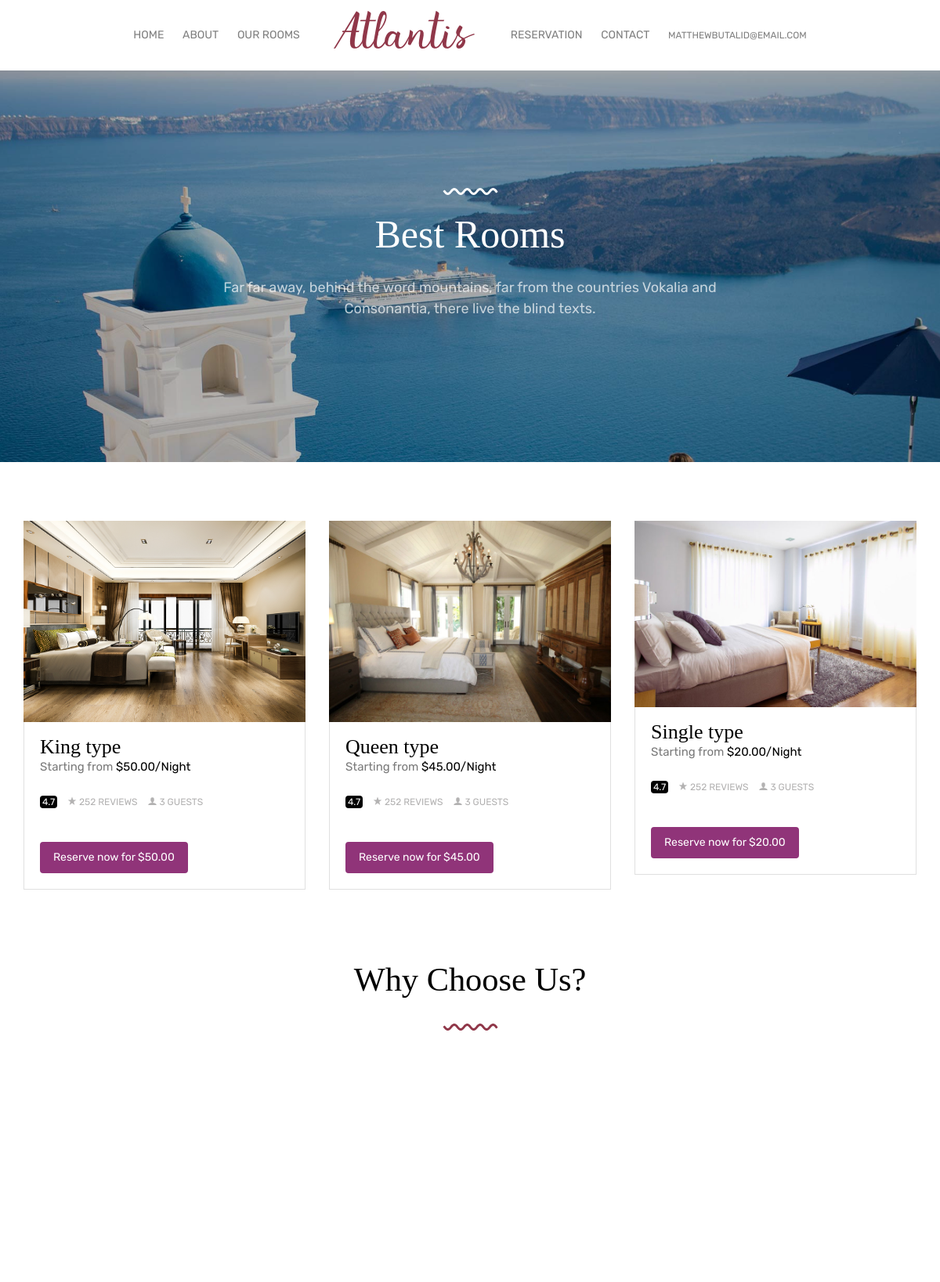
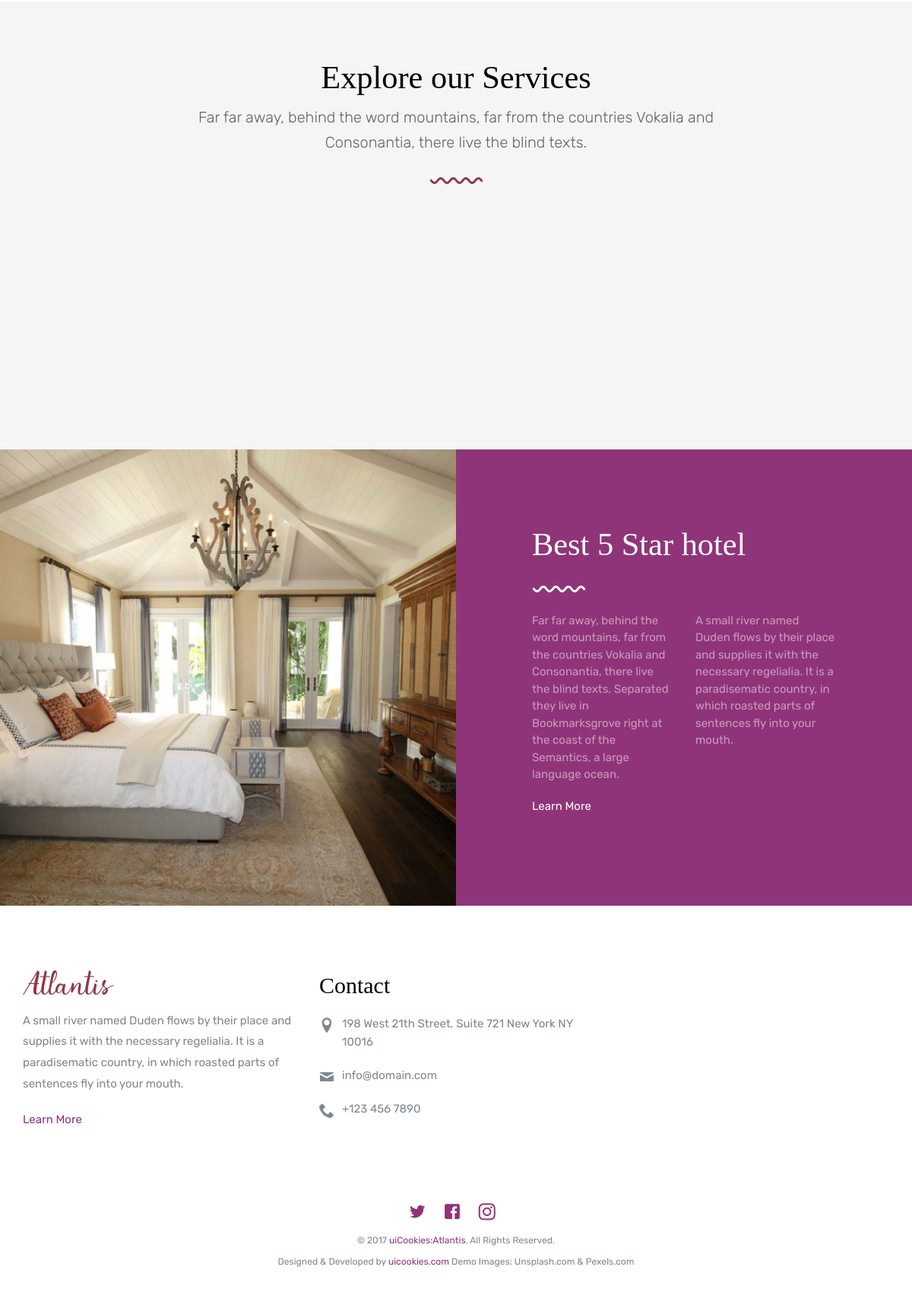
The app's page /rooms.php (signed in) with its own data (2 pictures, top to bottom).
### tables this page shows
CREATE TABLE `slider` (
  `id` int(11) NOT NULL,
  `image` varchar(100) NOT NULL,
  `header` varchar(100) NOT NULL,
  `description` varchar(100) NOT NULL
);

CREATE TABLE `room` (
  `id` int(11) NOT NULL,
  `title` varchar(300) NOT NULL,
  `type` varchar(300) NOT NULL,
  `image` varchar(300) NOT NULL,
  `description` varchar(300) NOT NULL,
  `quantity` int(50) NOT NULL,
  `price` decimal(10,2) NOT NULL
);

### rooms.php (the view, shortened to what this page needs)
<?php
$roomdb = "room";
include('security.php');
include('header.php');
?>
<?php
 $query = "SELECT * FROM slider";
 $query_run = mysqli_query($connection, $query);
 if($query_run)
 {
    $row = mysqli_fetch_assoc($query_run);
    $image = $row['image'];
?>
<section class="probootstrap-slider flexslider probootstrap-inner">
    <ul class="slides">
       <li style="background-image: url(admin/upload/<?php echo $image;?>);" class="overlay">
          <div class="container">
            <div class="row">
              <div class="col-md-10 col-md-offset-1">
                <div class="probootstrap-slider-text text-center">
                  <p><img src="img/curve_white.svg" class="seperator probootstrap-animate" alt="Free HTML5 Bootstrap Template"></p>
                  <h1 class="probootstrap-heading probootstrap-animate">Best Rooms</h1>
                  <div class="probootstrap-animate probootstrap-sub-wrap">Far far away, behind the word mountains, far from the countries Vokalia and Consonantia, there live the blind texts.</div>
                </div>
              </div>
            </div>
          </div>
        </li>
    </ul>
  </section>
<?php
 }
?>
  <section class="probootstrap-section">
  <?php
      $query = "SELECT * FROM $roomdb";
      $query_run = mysqli_query($connection, $query);
            ?>
    <div class="container">
      <div class="row">
      <?php
            if(mysqli_num_rows($query_run) > 0)
            {
                while($row = mysqli_fetch_assoc($query_run))
                {
          ?>
        <?php
        echo '
        <div class="col-md-4 col-sm-6 col-xs-12">
          <div class="probootstrap-room">
            <a href="#"><img src="admin/upload/'.$row['image'].'" alt="Free Bootstrap Template by uicookies.com" class="img-responsive"></a>
            <div class="text">
              <h3>'.$row['type'].'</h3>
              <p>Starting from <strong>$'.$row['price'].'/Night</strong></p>
              <div class="post-meta mb30">
                <ul>
                  <li><span class="review-rate">4.7</span> <i class="icon-star"></i> 252 Reviews</li>
                  <li><i class="icon-user2"></i> 3 Guests</li>
                </ul>
              </div>
              <form action="reservation.php" method="post">
              <p> <button  type="submit" name="book_btn" class="btn btn-primary">Reserve now for $'.$row['price'].'</button></p>
              </form>
            </div>
          </div>
        </div>';
        ?>
      <?php
              }
          }
          else {
            echo "No Record Found";
          }
          ?>
      </div>
      <div class="row">
        <div class="col-md-12 text-center">
          <h2>Why Choose Us?</h2>
          <p class="mb50"><img src="img/curve.svg" class="svg" alt="Free HTML5 Bootstrap Template"></p>
        </div>
        <div class="col-md-4">
        </div>
        <div class="col-md-4">
        </div>
        <div class="col-md-4">
        </div>
      </div>
    </div>
  </section>
  <section class="probootstrap-section probootstrap-section-dark">
    <div class="container">
      <div class="row mb30">
        <div class="col-md-8 col-md-offset-2 probootstrap-section-heading text-center">
          <h2>Explore our Services</h2>
          <p class="lead">Far far away, behind the word mountains, far from the countries Vokalia and Consonantia, there live the blind texts.</p>
          <p><img src="img/curve.svg" class="svg" alt="Free HTML5 Bootstrap Template"></p>
        </div>
      </div>
      <div class="row">
        <div class="col-md-4">
        </div>
        <div class="col-md-4">
        </div>
        <div class="col-md-4">
        </div>
      </div>
    </div>
  </section>
  <?php
   $slider_run = mysqli_query($connection, $query);
   if($slider_run)
   {
      $count = 1;
      while($slider_row = mysqli_fetch_assoc($slider_run))
      {
        if($count == 2)
        {
          $imgF = $slider_row['image'];
        }
        $count = $count + 1;
      }
?>
  <section class="probootstrap-half">
    <div class="image" style="background-image: url(admin/upload/<?php echo $imgF;?>);"></div>
    <div class="text">
      <div class="probootstrap-animate fadeInUp probootstrap-animated">
        <h2 class="mt0">Best 5 Star hotel</h2>
        <p><img src="img/curve_white.svg" class="seperator" alt="Free HTML5 Bootstrap Template"></p>
        <div class="row">
          <div class="col-md-6">
            <p>Far far away, behind the word mountains, far from the countries Vokalia and Consonantia, there live the blind texts. Separated they live in Bookmarksgrove right at the coast of the Semantics, a large language ocean.</p>
          </div>
          <div class="col-md-6">
            <p>A small river named Duden flows by their place and supplies it with the necessary regelialia. It is a paradisematic country, in which roasted parts of sentences fly into your mouth.</p>
          </div>
        </div>
        <p><a href="#" class="link-with-icon white">Learn More <i class=" icon-chevron-right"></i></a></p>
      </div>
    </div>
  </section>
<?php
  }
?>
<?php
include('footer.php');
?>

### header.php (shortened to what this page needs)
<!DOCTYPE html>
<?php
$directoryURI = $_SERVER['REQUEST_URI'];
$path = parse_url($directoryURI, PHP_URL_PATH);
$components = explode('/', $path);
$first_part = $components[2];
?>
<html lang="en">
  <head>
    <link rel="stylesheet" href="css/styles-merged.css">
    <link rel="stylesheet" href="css/style.min.css">
    <link rel="stylesheet" href="css/custom.css">
    <link rel="stylesheet" href="https://cdn.jsdelivr.net/npm/bootstrap-icons@1.3.0/font/bootstrap-icons.css">
  </head>
  <body>
  <header role="banner" class="probootstrap-header">
    <div class="row">
        <nav role="navigation" class="probootstrap-nav hidden-xs">
          <ul class="probootstrap-main-nav">
            <li class="<?php if ($first_part == "index.php") {echo "active";} else {echo "noactive";}?>"><a href="index.php">Home</a></li>
            <li class="<?php if ($first_part == "about.php") {echo "active";} else {echo "noactive";}?>"><a href="about.php">About</a></li>
            <li class="<?php if ($first_part == "rooms.php") {echo "active";} else {echo "noactive";}?>"><a href="rooms.php">Our Rooms</a></li>
            <li class="hidden-xs probootstrap-logo-center">
              <a href="index.php"><img src="img/logo_md.png" class="hires" width="181" height="50" alt="Free Bootstrap Template by uicookies.com"></a>
            </li>
            <li class="<?php if ($first_part == "reservation.php") {echo "active";} else {echo "noactive";}?>"><a href="reservation.php">Reservation</a></li>
            <li class="<?php if ($first_part == "contact.php") {echo "active";} else {echo "noactive";}?>"><a href="contact.php">Contact</a></li>
            <li class="nav-item dropdown no-arrow ms-auto hidden-xs">
                <a class="nav-link dropdown-toggle" href="#" id="userDropdown" role="button" data-toggle="dropdown" aria-haspopup="true" aria-expanded="false">
                    <span class="mr-2 d-none d-lg-inline text-gray-600 small">
                    <?php echo $_SESSION['cusername'];?>
                    </span>
                </a>
            </li>
          </ul>
        </nav>
        </div>
  </header>

### footer.php (shortened to what this page needs)
  <footer role="contentinfo" class="probootstrap-footer">
    <div class="container">
      <div class="row">
        <div class="col-md-4">
          <div class="probootstrap-footer-widget">
            <p class="mt40"><img src="img/logo_sm.png" class="hires" width="120" height="33" alt="Free HTML5 Bootstrap Template by uicookies.com"></p>
            <p>A small river named Duden flows by their place and supplies it with the necessary regelialia. It is a paradisematic country, in which roasted parts of sentences fly into your mouth.</p>
            <p><a href="#" class="link-with-icon">Learn More <i class=" icon-chevron-right"></i></a></p>
          </div>
        </div>
        <div class="col-md-4">
          <div class="probootstrap-footer-widget">
            <h3>Contact</h3>
            <ul class="probootstrap-contact-info">
              <li><i class="icon-location2"></i> <span>198 West 21th Street, Suite 721 New York NY 10016</span></li>
              <li><i class="icon-mail"></i><span>info@domain.com</span></li>
              <li><i class="icon-phone2"></i><span>+123 456 7890</span></li>
            </ul>
          </div>
        </div>
      </div>
      <div class="row mt40">
        <div class="col-md-12 text-center">
          <ul class="probootstrap-footer-social">
            <li><a href=""><i class="icon-twitter"></i></a></li>
            <li><a href=""><i class="icon-facebook"></i></a></li>
            <li><a href=""><i class="icon-instagram2"></i></a></li>
          </ul>
          <p>
            <small>&copy; 2017 <a href="https://uicookies.com/" target="_blank">uiCookies:Atlantis</a>. All Rights Reserved. <br> Designed &amp; Developed by <a href="https://uicookies.com/" target="_blank">uicookies.com</a> Demo Images: Unsplash.com &amp; Pexels.com</small>
          </p>
        </div>
      </div>
    </div>
  </footer>
  </body>
</html>

### records on screen
slider: image (picture)
room: image (picture), type "King type", price "50.00"
room: image (picture), type "Queen type", price "45.00"
room: image (picture), type "Single type", price "20.00"

### other values on screen
$_SESSION['cusername'] "MATTHEWBUTALID@EMAIL.COM"
